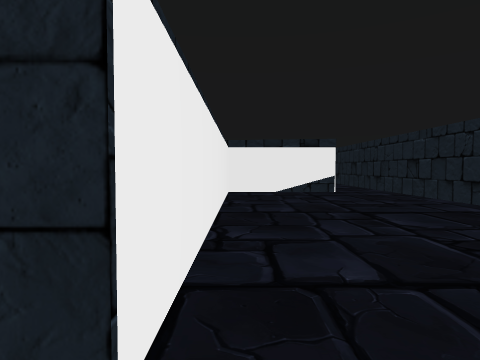
View 1 (above)

24 first-person views from a walk through a 3-D level made in the Unity game engine. The camera is 1.3 m above the floor, tilts 2° down and sees 75° across. The floor is counted in squares, 2 m on a side. Each view is taken from the middle of a square. On the plan, view 1 faces up. The plan holds only what a view shows up to about 10 squares ahead; the rest is blank. The place goes on beyond the plan. The player character is not drawn.

View 2
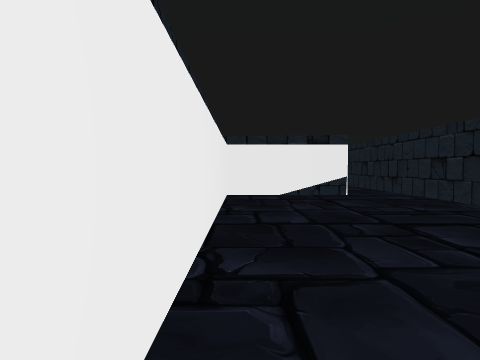

View 3
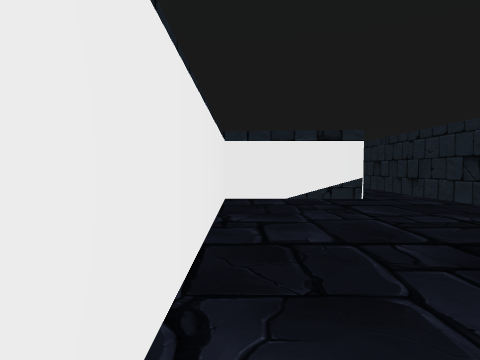

View 4
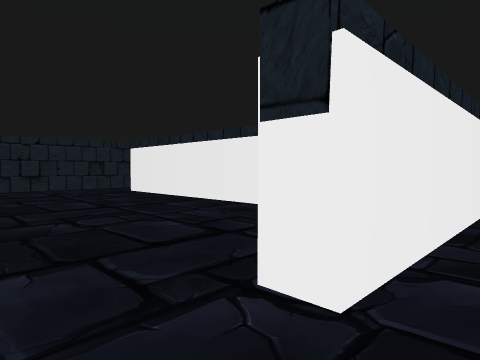

View 5
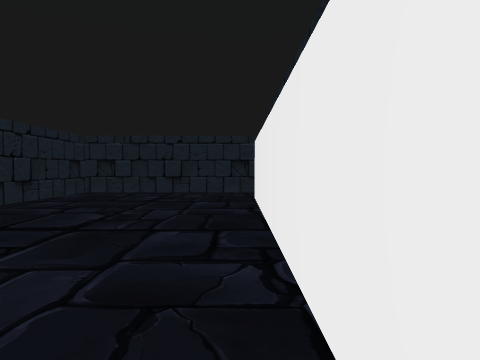

View 6
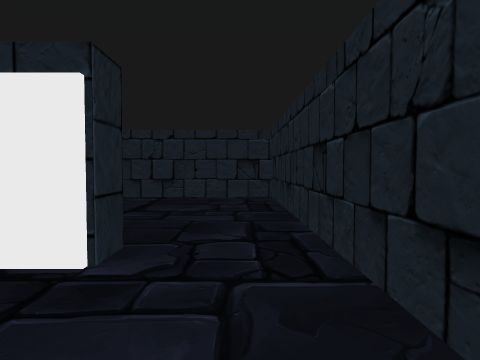

View 7
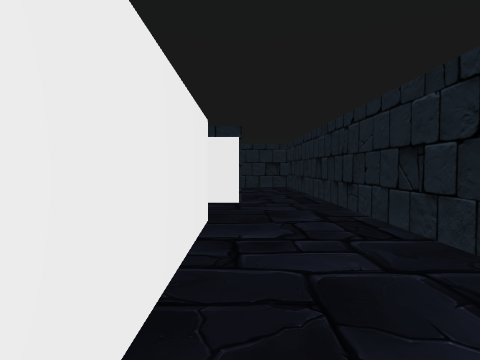

View 8
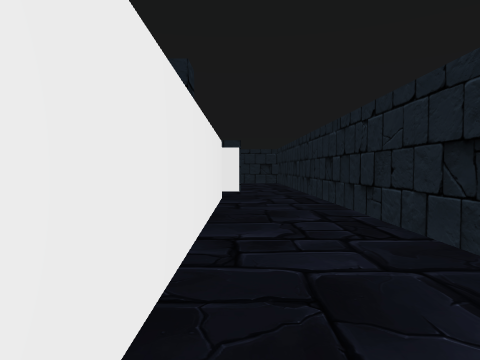

View 9
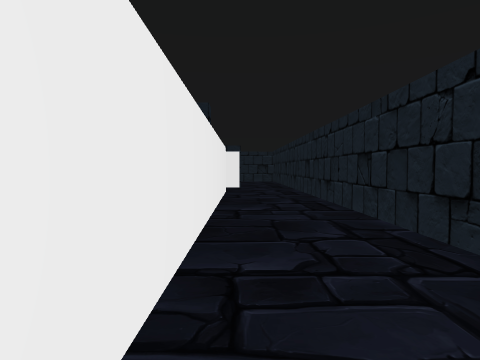

View 10
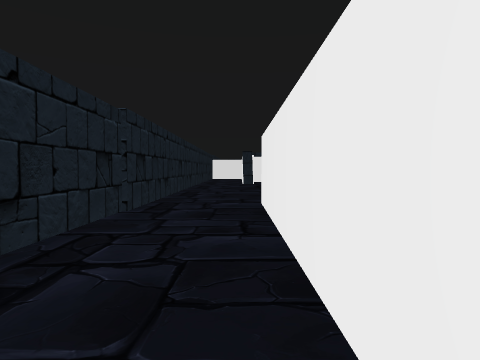

View 11
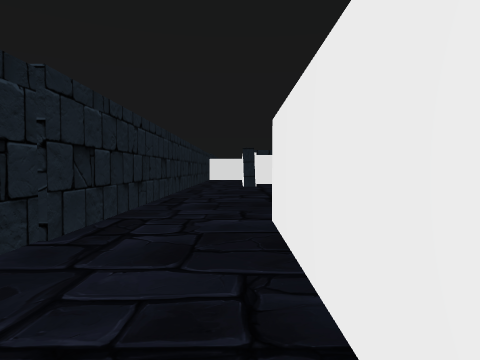

View 12
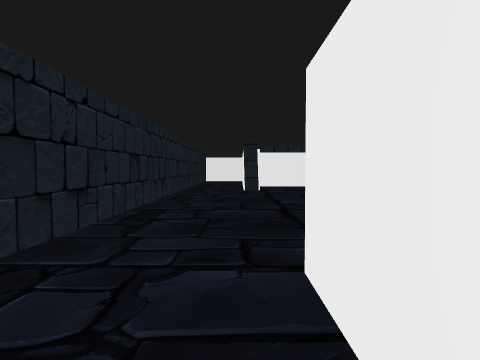

View 13
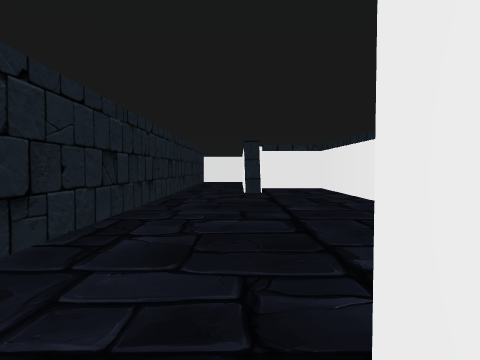

View 14
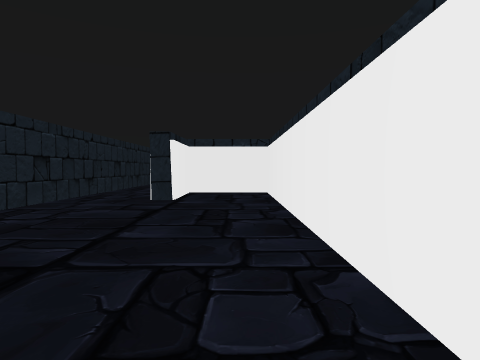

View 15
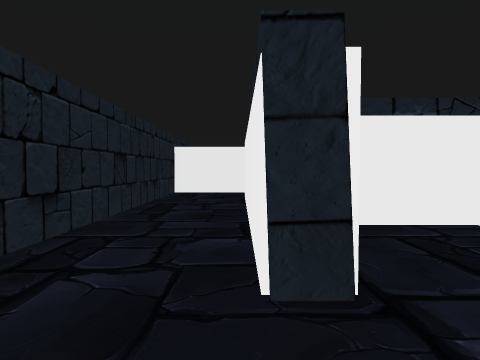

View 16
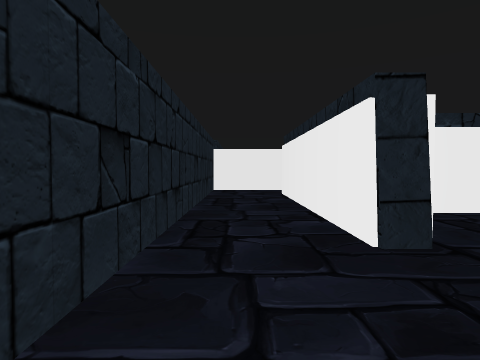

View 17
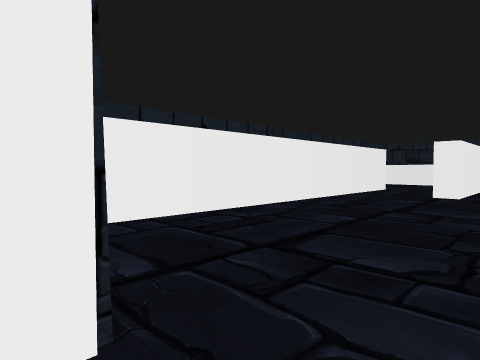

View 18
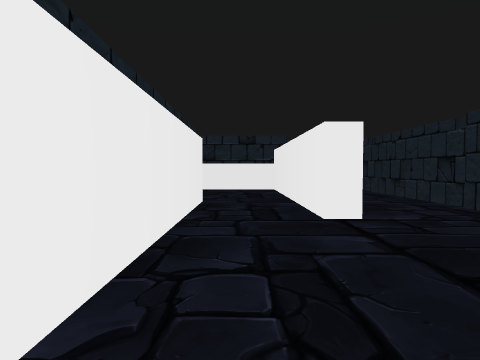

View 19
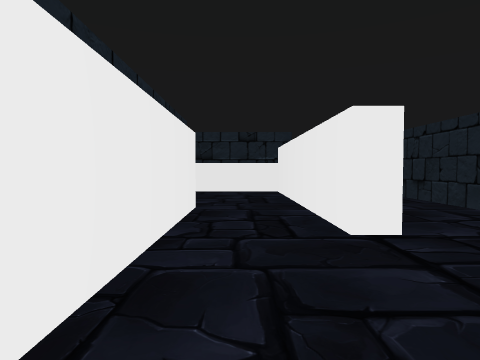

View 20
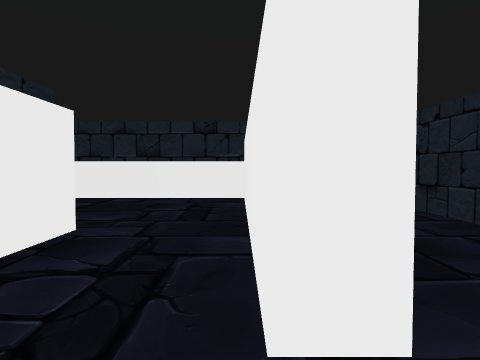

View 21
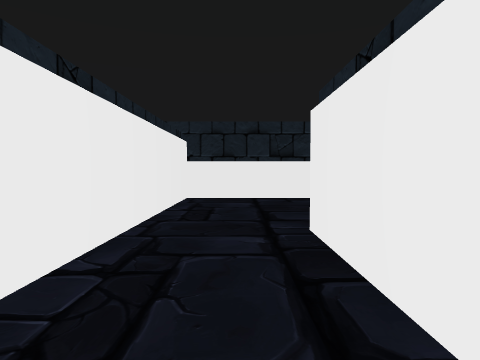

View 22
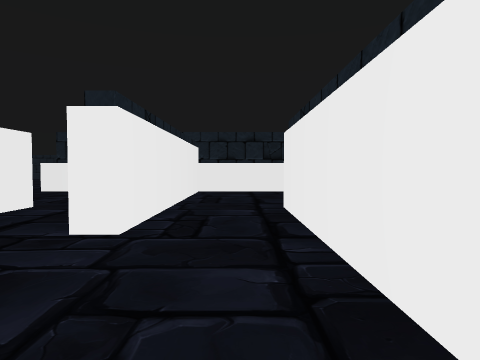

View 23
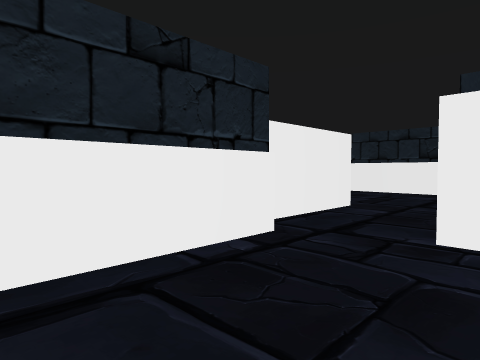

View 24
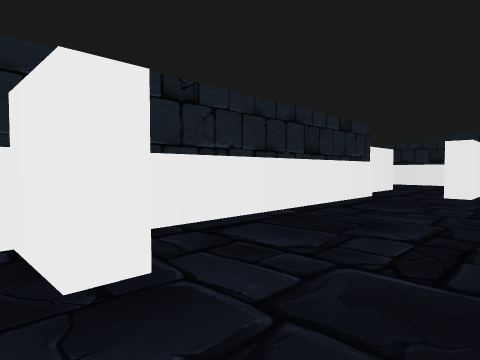

### Floor plan
Points are (right, up) in squares from view 1. A wall is a line through its corners. A room is listed if a view was taken in it or the views show most of it. See-through windows are left out.
Room 1 (views 1, 2, 3, 5)
walls: (4.3, 5.5) (4.3, 9.4); (2.7, 9.3) (2.7, 8.8) (-0.3, 8.8) (-0.3, 1.1) (-1, 1.1); (-1.4, -0.7) (4.3, -0.7) (4.3, 2.7)
ways out: opening at (3.5, 9) to room 2; opening at (-1, 0) to room 3
Room 2 (view 4)
walls: (-1.1, 9.3) (2.7, 9.3); (-7, 8) (-7, 10.8); (-10.6, 8.5) (-12.9, 8.5); (4.3, 9.4) (4.3, 12.1)
ways out: opening at (3.5, 9) to room 1; opening at (-11.5, 8) to room 4
Room 3 (views 6, 7, 8, 9, 10, 11, 12, 13, 14, 15, 16, 17, 18, 19, 20)
walls: (-12.6, 3.8) (-22.6, 3.8) (-22.6, 1.6) (-20.6, 1.6) (-20.6, 1.1) (-26.2, 1.1); (-3.1, 1.4) (-12.9, 1.4) (-12.9, 1.9); (-27.7, 1.4) (-27.7, -0.9) (-1.4, -0.7); (-1, 1.1) (-1, 1.6)
ways out: opening at (-1, 0) to room 1; opening at (-11.5, 3) to room 5; opening at (-27, 1)
Room 4 (views 21, 22, 23, 24)
walls: (-15.1, 4.3) (-12.6, 4.3); (-20, 6.8) (-20.5, 6.8) (-20.5, 8.1); (-12.9, 6.2) (-12.9, 6.8); (-13.4, 8.1) (-19.4, 8.1)
ways out: opening at (-11.5, 8) to room 2; opening at (-12, 5) to room 5
Room 5 (no view inside)
walls: (-10.6, 3.8) (-12.6, 3.8); (-12.6, 4.3) (-10.6, 4.3); (-12.9, 1.9) (-7, 1.9) (-7, 6.2) (-12.9, 6.2)
ways out: opening at (-11.5, 3) to room 3; opening at (-12, 5) to room 4

Where each view was taken, in squares from view 1:
view 1: 0 up, 0 right, facing up
view 2: 1 up, 0 right, facing up
view 3: 2 up, 0 right, facing up
view 4: 10 up, 4 right, facing down-left
view 5: 8 up, 0 right, facing down
view 6: 0 up, 3 left, facing right
view 7: 1 up, 7 left, facing right
view 8: 1 up, 10 left, facing right
view 9: 1 up, 12 left, facing right
view 10: 1 up, 7 left, facing left
view 11: 1 up, 9 left, facing left
view 12: 1 up, 11 left, facing left
view 13: 1 up, 12 left, facing left
view 14: 3 up, 14 left, facing left
view 15: 1 up, 19 left, facing left
view 16: 0 up, 18 left, facing left
view 17: 0 up, 21 left, facing up-right
view 18: 3 up, 17 left, facing right
view 19: 3 up, 16 left, facing right
view 20: 2 up, 14 left, facing right
view 21: 5 up, 14 left, facing right
view 22: 5 up, 16 left, facing right
view 23: 6 up, 16 left, facing up-right
view 24: 5 up, 21 left, facing up-right
